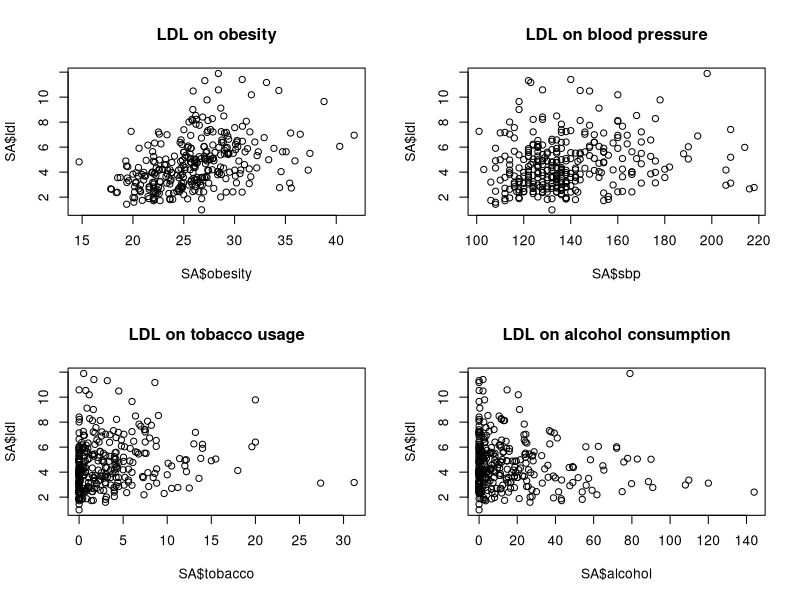
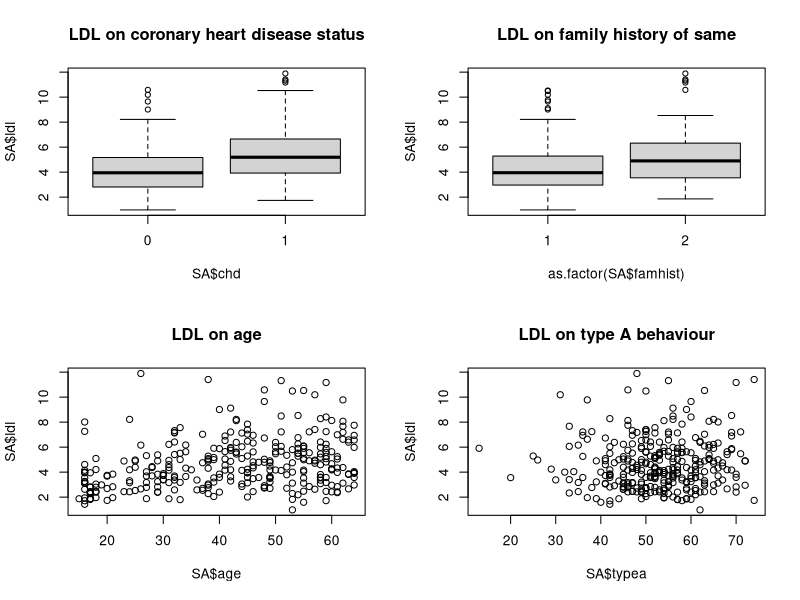
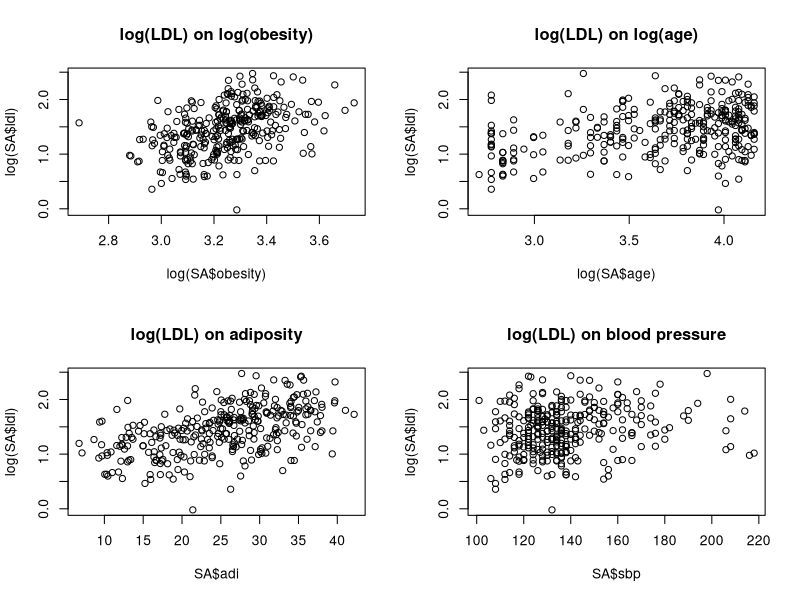
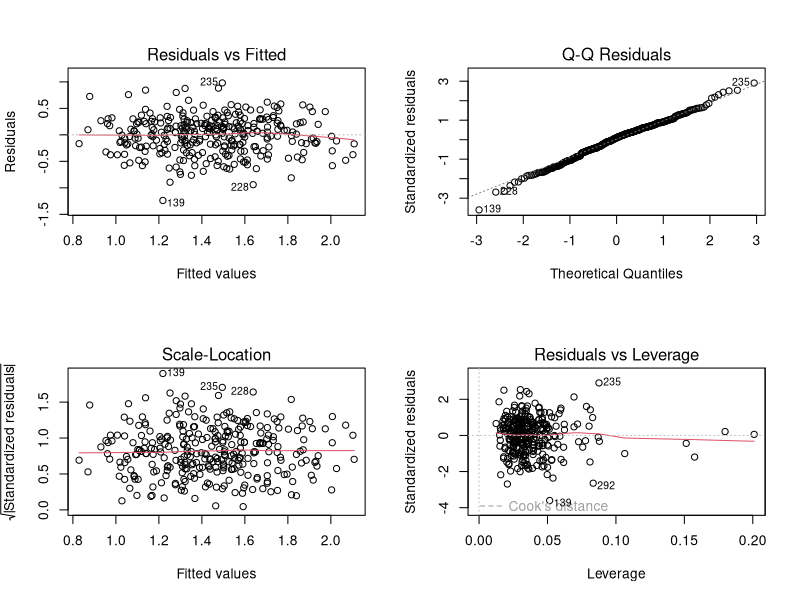
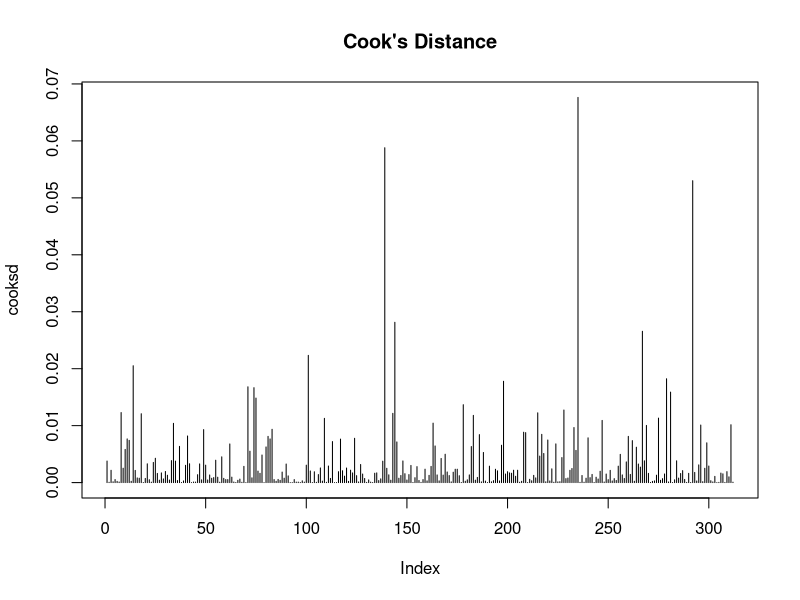
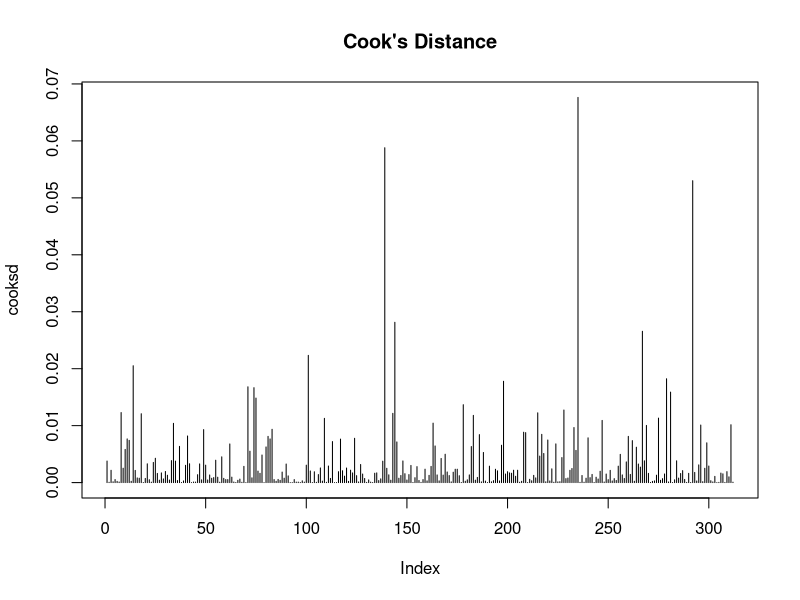
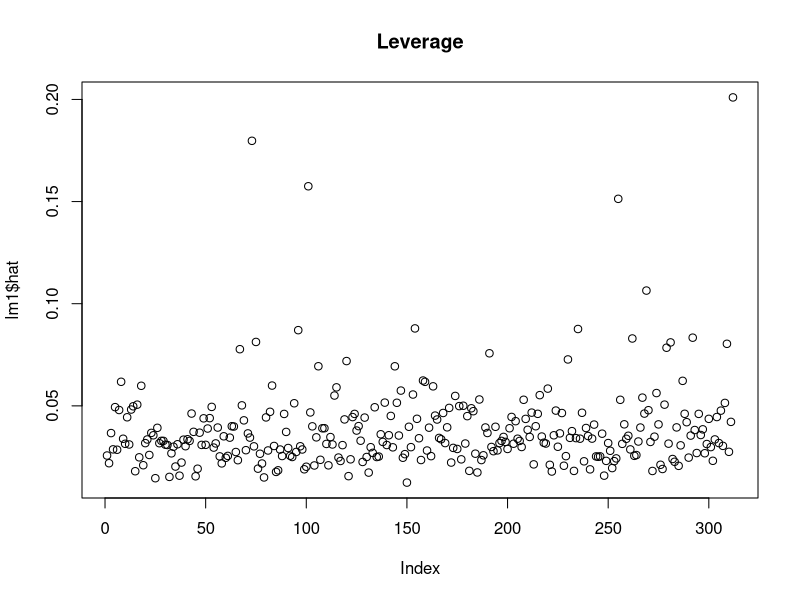
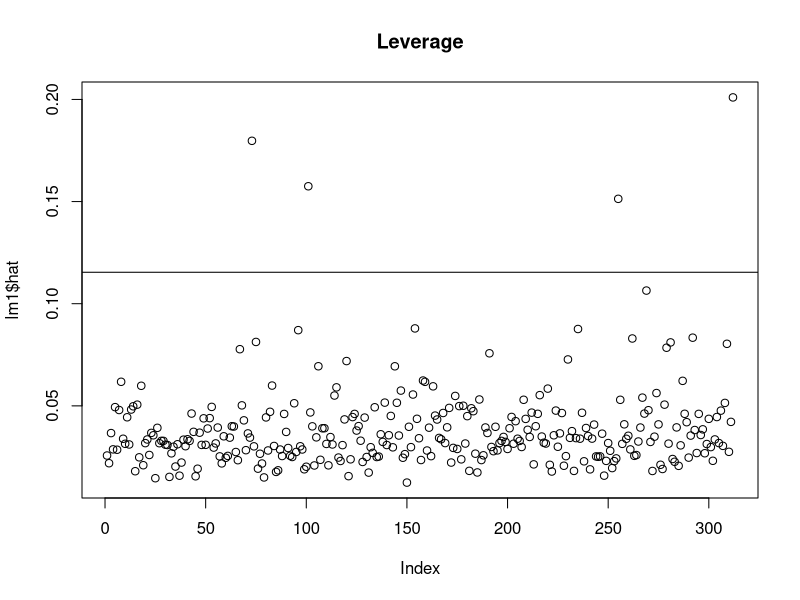

Write the R code that produced these figures, in order. (Note: this script raises an error after producing the figures.)
### R code from vignette source 'Lecture6-2015.Rnw'

###################################################
### code chunk number 1: ldl1
###################################################
SA<-data.frame(read.table('SA.dat',sep='\t',header=T)) ## read in the data
print(dim(SA)) ## dimensions
print(names(SA)) ## variable names


###################################################
### code chunk number 2: ldl2
###################################################
## scatter plots
par(mfrow=c(2,2))
plot(SA$obesity,SA$ldl,main="LDL on obesity")
plot(SA$sbp,SA$ldl,main="LDL on blood pressure")
plot(SA$tobacco,SA$ldl,main="LDL on tobacco usage")
plot(SA$alcohol,SA$ldl,main="LDL on alcohol consumption")
p<-locator()


###################################################
### code chunk number 3: ldl3
###################################################
## scatter plots
par(mfrow=c(2,2))
boxplot(SA$ldl~SA$chd,main="LDL on coronary heart disease status")
boxplot(SA$ldl~as.factor(SA$famhist),main="LDL on family history of same")
plot(SA$age,SA$ldl,main="LDL on age")
plot(SA$typea,SA$ldl,main="LDL on type A behaviour")
p<-locator()


###################################################
### code chunk number 4: ldl4
###################################################
## trying transformations
par(mfrow=c(2,2))
plot(log(SA$obesity),log(SA$ldl),main="log(LDL) on log(obesity)")
plot(log(SA$age),log(SA$ldl),main="log(LDL) on log(age)")
plot(SA$adi,log(SA$ldl),main="log(LDL) on adiposity")
plot(SA$sbp,log(SA$ldl),main="log(LDL) on blood pressure")
p<-locator()


###################################################
### code chunk number 5: ldl5
###################################################
## linear model fit and summary
mm1<-lm(log(ldl)~log(age)+log(obesity)+as.factor(chd)+as.factor(famhist)+as.factor(tobind)+as.factor(alcind)+tobacco+alcohol+adiposity+typea+sbp,data=SA)
#library(xtable)
#xtable(summary(mm1), caption="Regression summary", label="tab:ldl")
print(summary(mm1))


###################################################
### code chunk number 6: ldl5b
###################################################
## diagnostic plots
par(mfrow=c(2,2))
plot(mm1)
p<-locator()


###################################################
### code chunk number 7: ldl-out1
###################################################
## cooks distance
par(mfrow=c(1,1))
lm1<-lm.influence(mm1)
cooksd<-cooks.distance(mm1)
plot(cooksd,main="Cook's Distance",type="h")
abline(h=qf(.95,1,mm1$df),lty=2)
id<-identify(cooksd,pos=T)


###################################################
### code chunk number 8: ldl-out1fig
###################################################
plot(cooksd,main="Cook's Distance",type="h")
abline(h=qf(.95,1,mm1$df),lty=2)
if (max(id$ind)!=-Inf) {text(id$ind,cooksd[id$ind],id$ind,pos=id$pos) }


###################################################
### code chunk number 9: ldl-out2
###################################################
## leverage
plot(lm1$hat,main="Leverage")
idlev<-identify(lm1$hat,pos=T)


###################################################
### code chunk number 10: ldl-out2fig
###################################################
plot(lm1$hat,main="Leverage")
abline(h=3*length(mm1$coef)/dim(SA)[1])
if (max(idlev$ind)!=-Inf) {text(idlev$ind,lm1$hat[idlev$ind],idlev$ind,pos=idlev$pos)}


###################################################
### code chunk number 11: ldl-out3
###################################################
## several plots that summarize effect on slope estimates
plot(lm1$coeff[,4],main="change in slope 4")
id4<-identify(lm1$coeff[,4],pos=T)


###################################################
### code chunk number 12: ldl-out3fig
###################################################
plot(lm1$coeff[,4],main="change in slope 4")
if (max(id4$ind)!=-Inf) {text(id4$ind,lm1$coeff[id4$ind,4],id4$ind,pos=id4$pos)}


###################################################
### code chunk number 13: ldl-out4
###################################################
plot(lm1$coeff[,6],main="change in slope 6")
id6<-identify(lm1$coeff[,6],pos=T)


###################################################
### code chunk number 14: ldl-out4fig
###################################################
plot(lm1$coeff[,6],main="change in slope 6")
if (max(id6$ind)!=-Inf) {text(id6$ind,lm1$coeff[id6$ind,6],id6$ind,pos=id6$pos)}


###################################################
### code chunk number 15: ldl-out5
###################################################
plot(lm1$coeff[,9],main="change in slope 9")
id9<-identify(lm1$coeff[,9],pos=T)


###################################################
### code chunk number 16: ldl-out5fig
###################################################
plot(lm1$coeff[,9],main="change in slope 9")
if (max(id9$ind)!=-Inf) {text(id9$ind,lm1$coeff[id9$ind,9],id9$ind,pos=id9$pos) }


###################################################
### code chunk number 17: ldl-out6
###################################################
plot(lm1$coeff[,10],main="change in slope 10")
id10<-identify(lm1$coeff[,10],pos=T)


###################################################
### code chunk number 18: ldl-out6fig
###################################################
plot(lm1$coeff[,10],main="change in slope 10")
if (max(id10$ind)!=-Inf) {text(id10$ind,lm1$coeff[id10$ind,10],id10$ind,pos=id10$pos)}


###################################################
### code chunk number 19: ldl-outlier
###################################################
## I collect all the identified observations from the above plots
indvec<-c(id$ind,idlev$ind,id4$ind,id6$ind,id9$ind,id10$ind)
print(table(indvec)) ## how many of each? 
indout<-unique(sort(indvec))[sort.list(table(indvec),decreasing=T)[1]] ## pick the one most frequently identified


###################################################
### code chunk number 20: ldl-rmout
###################################################
## regression without the identified outlier
mm1b<-lm(log(ldl)~log(age)+log(obesity)+as.factor(chd)+as.factor(famhist)+as.factor(tobind)+as.factor(alcind)+tobacco+alcohol+adiposity+typea+sbp,data=SA,subset=-indout)
print(summary(mm1b))


###################################################
### code chunk number 21: ldl-rmoutfig
###################################################
par(mfrow=c(2,2))
plot(mm1b)
p<-locator()


###################################################
### code chunk number 22: ldl-cormat
###################################################
## a graphical summary of collinearity
SA2<-SA
SA2$obesity<-log(SA$obesity)
SA2$age<-log(SA$age)
SA2$ldl<-log(SA$ldl)
distmat<-1-cor(SA2[,-12])
library(gplots)
hh<-heatmap.2(as.matrix(dislmtmat), col=redgreen(75),cexRow=.5,key=TRUE, symkey=FALSE, density.info="none", trace="none")


###################################################
### code chunk number 23: ldl-step
###################################################
## backward selection of variables
step(mm1b,directions='backward')


###################################################
### code chunk number 24: ldl-rmout-2
###################################################
## regression without the identified outlier
mm1b<-lm(log(ldl)~log(age)+log(obesity)+as.factor(chd)+as.factor(famhist)+as.factor(tobind)+as.factor(alcind)+tobacco+alcohol+adiposity+typea+sbp,data=SA,subset=-indout)
ss<-step(mm1b,trace=0,k=500)
print(ss$anova)


###################################################
### code chunk number 25: ldl-anova-backward
###################################################
RSSvec<-ss$anova[,5]
deltaRSSvec<-diff(RSSvec)
MSEvec<-RSSvec[2:length(RSSvec)]/ss$anova[2:length(RSSvec),4]
Fvec<-deltaRSSvec/MSEvec
pvals<-1-pf(Fvec,1,ss$anova[2:length(RSSvec),4])
out<-cbind(ss$anova[2:length(RSSvec),1],round(Fvec,3),round(pvals,5))
colnames(out)<-c("variable drop","F","p-value")
print(out)
